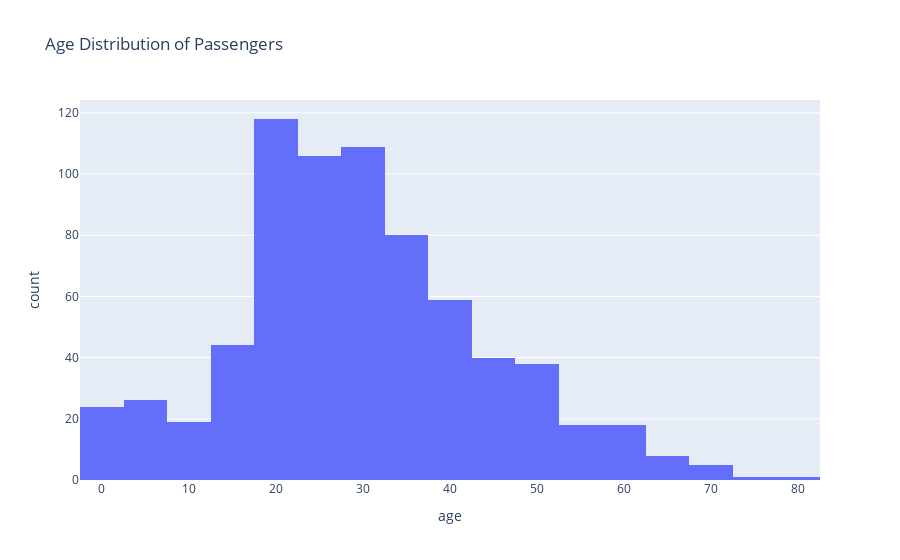

Write notebook code for a chart like this one.
### Code cell
# 6. Age Distribution
fig6 = px.histogram(df, x='age', nbins=30, title='Age Distribution of Passengers')
fig6.show()

### Figure 1 — Plotly figure (JSON) as saved in the notebook; plotly's stock layout.template omitted (floating-point values rounded to 4 significant figures; data arrays with more than 128 entries replaced by an {"elided": "..."} marker saying what was removed)
{"data": [{"bingroup": "x", "hovertemplate": "age=%{x}<br>count=%{y}<extra></extra>", "legendgroup": "", "marker": {"color": "#636efa", "pattern": {"shape": ""}}, "name": "", "nbinsx": 30, "orientation": "v", "showlegend": false, "type": "histogram", "x": {"elided": "891 float values"}, "xaxis": "x", "yaxis": "y"}], "layout": {"barmode": "relative", "legend": {"tracegroupgap": 0}, "title": {"text": "Age Distribution of Passengers"}, "xaxis": {"anchor": "y", "domain": [0, 1], "title": {"text": "age"}}, "yaxis": {"anchor": "x", "domain": [0, 1], "title": {"text": "count"}}}}
